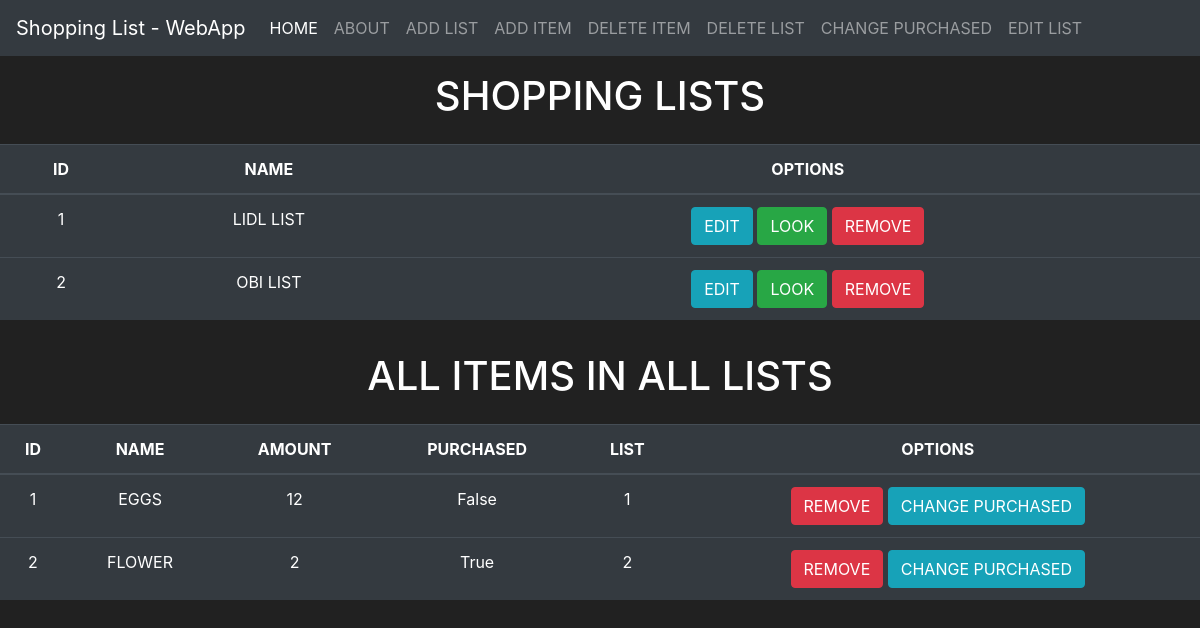
Page /home on the earlier database version.
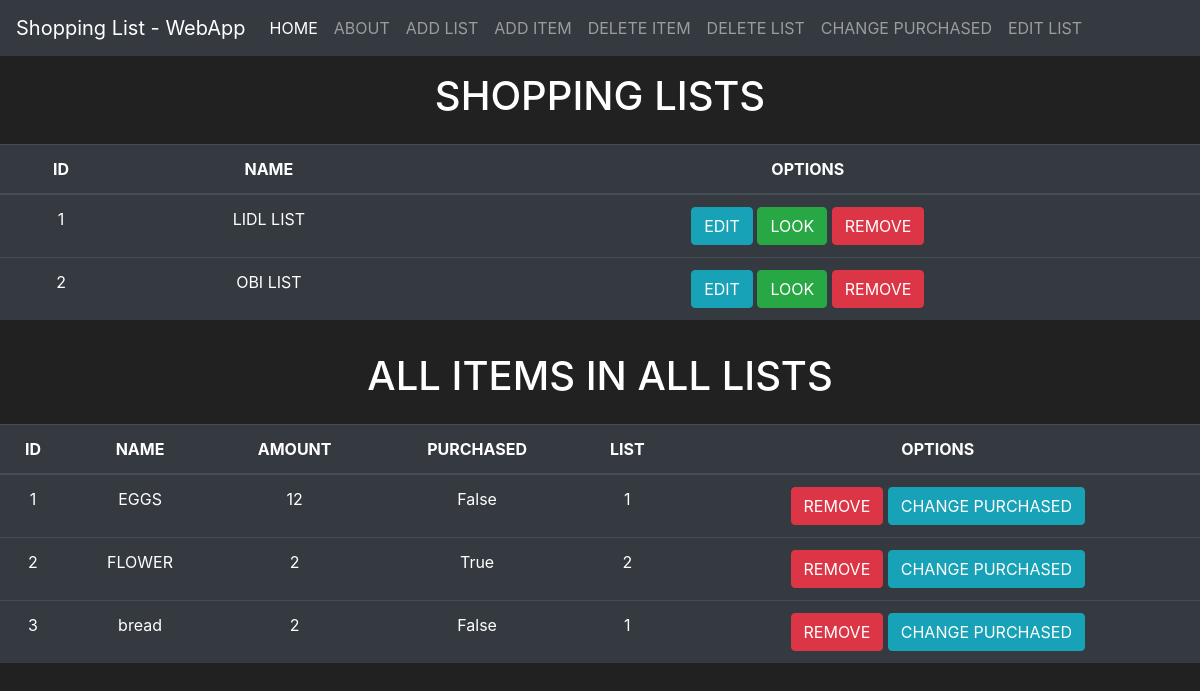
Same page on the later database version.
### lists/models.py (models this page shows, shortened)
class Lists(db.Model): # database table for lists ex. lidl list or obi list
    id = db.Column(db.Integer(), primary_key=True)
    name = db.Column(db.String(length=50), nullable=False)
    lista = db.relationship('List', backref='owned_user', lazy=True)

class List(db.Model): # database table for items ex. eggs or flowers
    id = db.Column(db.Integer(), primary_key=True)
    name = db.Column(db.String(length=50), nullable=False)
    amount = db.Column(db.Integer(), nullable=False)
    purchased = db.Column(db.Boolean(), default=False)
    owner = db.Column(db.Integer(), db.ForeignKey('lists.id')) # foregin key from Lists table

### lists/routes.py (the view)
@app.route('/')
@app.route('/home', methods=['GET', 'POST']) #main page
def home_page():
    lists = Lists.query.all() #showing all lists
    list= List.query.all() #showing all items
    return render_template('home.html', lists=lists, list=list)

### lists/templates/home.html (shortened to what this page needs)
<!doctype html>
<html lang="en">
  <head>
    <link rel="stylesheet" href="https://cdn.jsdelivr.net/npm/bootstrap@4.3.1/dist/css/bootstrap.min.css">
  </head>
  <body>
    <nav class="navbar navbar-expand-md navbar-dark bg-dark">
        <a class="navbar-brand">Shopping List - WebApp</a>
        <div class="collapse navbar-collapse" id="navbarNav">
          <ul class="navbar-nav mr-auto">
              <li class="nav-item active">
                  <a class="nav-link" href="{{ url_for('home_page')}}">HOME<span class="sr-only">(current)</span></a>
              </li>
              <li class="nav-item">
                  <a class="nav-link" href="{{ url_for('about_page')}}">ABOUT</a>
              </li>
              <li class="nav-item">
                <a class="nav-link" href="{{ url_for('addlist_page')}}">ADD LIST</a>
            </li>
            <li class="nav-item">
              <a class="nav-link" href="{{ url_for('additem_page')}}">ADD ITEM</a>
            </li>
            <li class="nav-item">
              <a class="nav-link" href="{{ url_for('deleteitem_page')}}">DELETE ITEM</a>
            </li>
            <li class="nav-item">
              <a class="nav-link" href="{{ url_for('deletelist_page')}}">DELETE LIST</a>
            </li>
            <li class="nav-item">
              <a class="nav-link" href="{{ url_for('changepurchased_page')}}">CHANGE PURCHASED</a>
            </li>
            <li class="nav-item">
              <a class="nav-link" href="{{ url_for('editlist_page')}}">EDIT LIST</a>
            </li>
          </ul>
        </div>
      </nav>
      <div id="webTop">
        <h1>SHOPPING LISTS</h1>
      </div>
      <table class="table table-hover table-dark">
        <thead>
            <tr>
                <th scope="col">ID</th>
                <th scope="col">NAME</th>
                <th scope="col">OPTIONS</th>
            </tr>
        </thead>
        <tbody>
            {% for lists in lists %}
                <tr>
                    <td>{{ lists.id }}</td>
                    <td>{{ lists.name }}</td>
                    <td>
                        <a href="{{ url_for('editlist_page')}}" class="btn btn-outline btn-info">EDIT</a>
                        <button class="btn btn-outline btn-success" data-toggle="modal" data-target="#List-MoreInfo-{{ lists.id }}">LOOK</button>
                        <a href="{{ url_for('deletelist_page')}}" class="btn btn-outline btn-danger">REMOVE</a>
                    </td>
                </tr>
            {% endfor %}
        </tbody>
    </table>
    <div id="webTop">
      <h1>ALL ITEMS IN ALL LISTS</h1>
    </div>
    <table class="table table-hover table-dark">
      <thead>
          <tr>
              <th scope="col">ID</th>
              <th scope="col">NAME</th>
              <th scope="col">AMOUNT</th>
              <th scope="col">PURCHASED</th>
              <th scope="col">LIST</th>
              <th scope="col">OPTIONS</th>
          </tr>
      </thead>
      <tbody>
          {% for list in list %}
              <tr>
                  <td>{{ list.id }}</td>
                  <td>{{ list.name }}</td>
                  <td>{{ list.amount }}</td>
                  <td>{{ list.purchased }}</td>
                  <td>{{ list.owner }}</td>
                  <td>
                      <a href="{{ url_for('deleteitem_page')}}" class="btn btn-outline btn-danger">REMOVE</a>
                      <a href="{{ url_for('changepurchased_page')}}" class="btn btn-outline btn-info">CHANGE PURCHASED</a>
                  </td>
              </tr>
          {% endfor %}
      </tbody>
  </table>
  </body>
</html>

Differences in the rows shown:
added List: id "3", name "bread", amount "2", purchased "False", owner "1"
